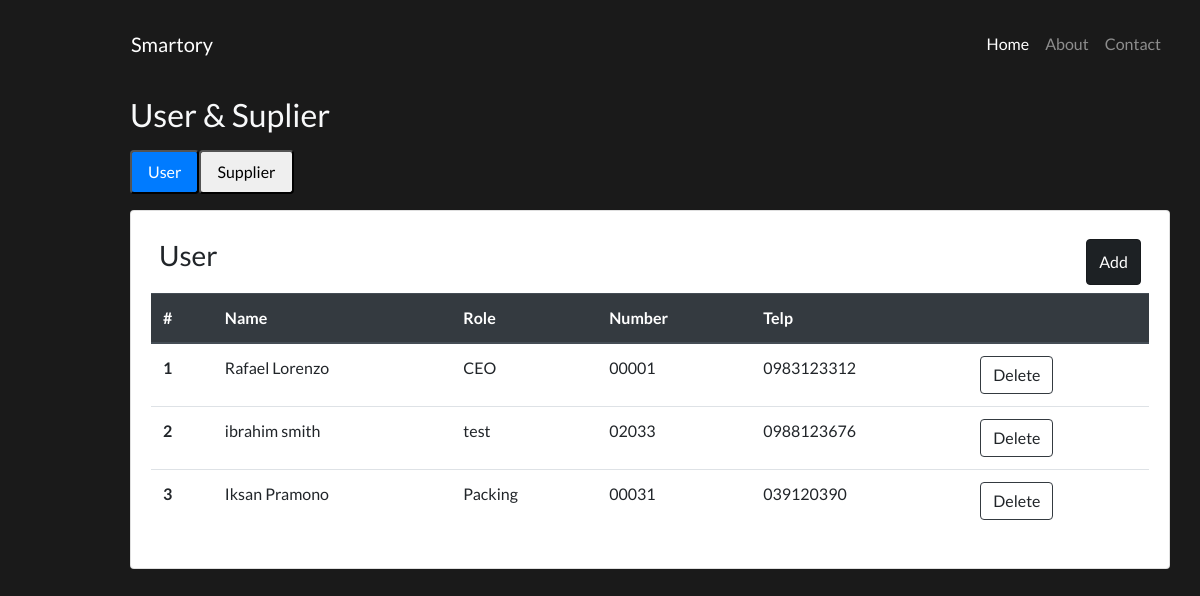
The page /screen/userIndex.php on the database its author committed.
### tables this page shows
CREATE TABLE `user` (
  `id` int(11) NOT NULL,
  `name` varchar(30) NOT NULL,
  `role` varchar(30) NOT NULL,
  `no` char(5) NOT NULL,
  `telp` char(16) NOT NULL
);

### class/DB.php (called while the page is built, shortened)
<?php
class DB{
  private $hostname = 'localhost';
  private $username = 'root';
  private $password = '';
  private $database = 'db_inventory';
  public function __construct(){
    $this->db = mysqli_connect($this->hostname, $this->username, $this->password,$this->database);
  }
}

### class/User.php (called while the page is built, shortened)
<?php
include_once('DB.php');
class User extends DB
{
  public function index()
  {
    $sql = "SELECT * FROM user";
    $exe = $this->db->query($sql);
    $data = $exe->fetch_all(MYSQLI_ASSOC);
    return $data;
  }
}

### widget/userSupplyPage/userForm.php (the view, shortened to what this page needs)
<div class="">
  <div class="card">
    <div class="card-body">
      <div class="row m-2">
        <h3 class="card-title mr-auto">User </h3>
        <button type="button" class="btn btn-dark active" data-toggle="modal" data-target="#exampleModalCenter">Add</button>
      </div>
      <table class="table">
        <thead class="thead-dark">
          <tr>
            <th scope="col">#</th>
            <th scope="col">Name</th>
            <th scope="col">Role</th>
            <th scope="col">Number</th>
            <th scope="col">Telp</th>
            <th scope="col"></th>
          </tr>
        </thead>
        <tbody>
          <?php foreach ($data_user as $key => $user) { ?>
            <tr>
              <th scope="row"><?= $key + 1 ?></th>
              <td><?= $user['name']; ?></td>
              <td><?= $user['role']; ?></td>
              <td><?= $user['no']; ?></td>
              <td><?= $user['telp']; ?></td>
              <td>
                <form method="POST">
                  <button class="btn border border-dark " name="destroy">Delete</button>
                </form>
              </td>
            </tr>
          <?php } ?>
        </tbody>
      </table>
    </div>
  </div>
</div>

### global/style.css (style rules this page uses)
* { font-family: 'Lato', sans-serif; }
body { height: 100%; }
.black { background-color: #1a1a1a; }

### rows shown on the page
user: name "Rafael Lorenzo", role "CEO", no "00001", telp "0983123312"
user: name "ibrahim smith", role "test", no "02033", telp "0988123676"
user: name "Iksan Pramono", role "Packing", no "00031", telp "039120390"
